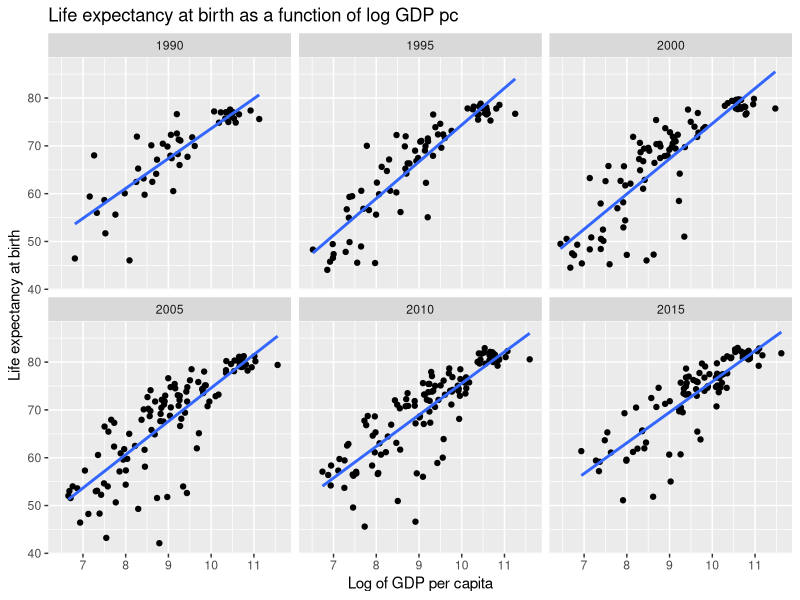
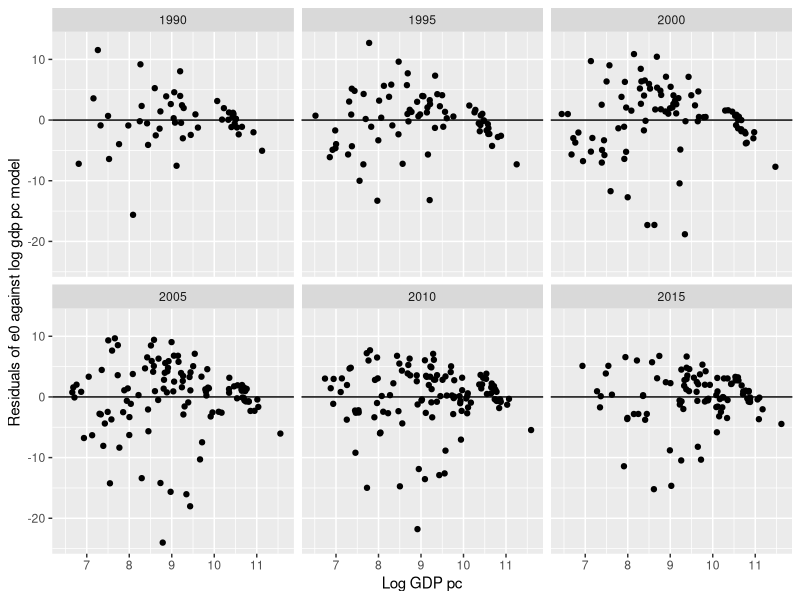
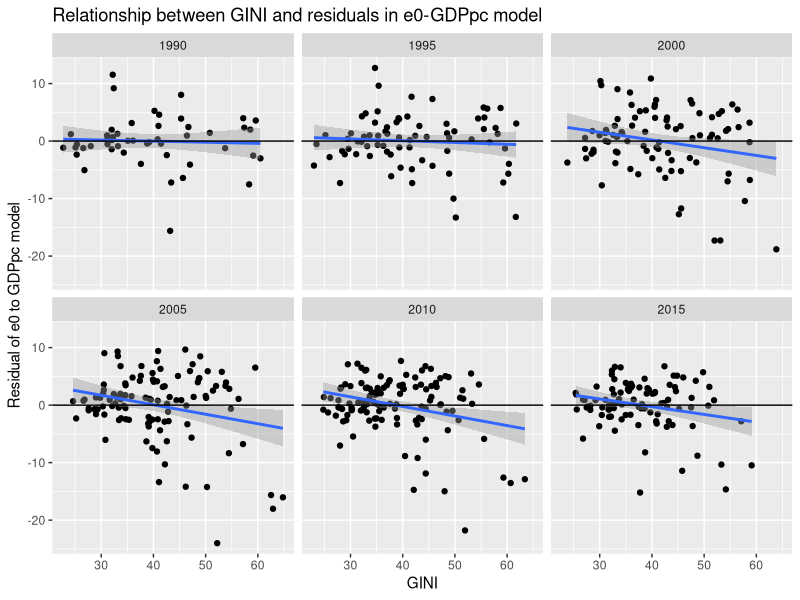

Source code (R) for these figures, in order:
## ---- chunk 1
library(here)
library(tidyverse)

dta_gdp <- readxl::read_excel(
    "data-raw/Jon_Data_2.xlsx", 
    sheet = "GDP", 
    range = "C5:AG164"
  ) %>% 
  rename(country = `Row Labels`) %>% 
  pivot_longer(
    -country, 
    names_to = "year", 
    values_to = "gdp_pc"
  )

dta_gini <- readxl::read_excel(
  "data-raw/Jon_Data_2.xlsx", 
  sheet = "GINI",
  range = "E5:AZ164"
  ) %>% 
  rename(country = `Row Labels`) %>% 
  pivot_longer(
    -country, 
    names_to = "year", 
    values_to = "gini"
  ) # much to interpolate here 

dta_e0 <- readxl::read_excel(
  "data-raw/Jon_Data_2.xlsx",
  sheet = "Life Expectancy", 
  range = "G5:CE164"
) %>% 
  select(-c("Notes", "Country code", "Type", "Parent code")) %>% 
  rename(country = `Region, subregion, country or area *`) %>% 
  pivot_longer(-country, names_to = "year", values_to = "e0")

## ---- chunk 2

# test_df1 <- tibble(
#   year = 1992:2010,
#   gini = c(rep(NA, 5), 20, rep(NA, 4), 31, rep(NA, 4), 28, rep(NA, 3))
# )
# 
# approx(test_df1$year, test_df1$gini, test_df1$year)
 
do_interpolation <- function(df){
  approx(df$year, df$gini, df$year)$y
}
# countgaps(tmp)

dta_gini_interp <- 
  dta_gini %>% 
    group_by(country) %>% 
    arrange(year) %>% 
    nest() %>% 
    mutate(gini_interp = map(data, possibly(do_interpolation, otherwise = NULL))) %>%
    filter(!is.null(gini_interp)) %>% 
    mutate(data_combined = map2(data, gini_interp, ~ .x %>% mutate(gini_interp = .y))) %>% 
    select(country, data_combined) %>% 
    unnest(cols = c(data_combined)) %>% 
    select(country, year, gini = gini_interp) %>% 
    ungroup()
  
dta_gini_interp

## ---- chunk 3
dta_combined <- 
  dta_gini_interp %>% 
    inner_join(dta_e0) %>% 
    inner_join(dta_gdp) %>% 
    filter(complete.cases(.))

dta_combined


## ---- chunk 4
dta_combined %>% 
  filter(year %in% seq(1990, 2015, by = 5)) %>% 
  ggplot(aes(x = log(gdp_pc), y = e0)) + 
  facet_wrap(~year) + 
  geom_point() + 
  stat_smooth(method = "lm", se = FALSE) + 
  labs(x = "Log of GDP per capita", y = "Life expectancy at birth",
       title = "Life expectancy at birth as a function of log GDP pc")
## ---- chunk 5
mod_gdp_pc_resid <- 
  dta_combined %>% 
    filter(year %in% seq(1990, 2015, by = 5)) %>% 
    group_by(year) %>% 
    nest() %>% 
    mutate(lm_e0_gdp = map(data, ~lm(e0 ~ log(gdp_pc), data = .))) %>% 
    mutate(dta_aug = map2(lm_e0_gdp, data, broom::augment)) %>% 
    select(year, dta_aug) %>% 
    unnest(cols = dta_aug)  
  
mod_gdp_pc_resid 
## ---- chunk 6
mod_gdp_pc_resid %>% 
  ggplot(aes(log(gdp_pc), .resid)) + 
  facet_wrap(~year) + 
  geom_point() + 
  geom_hline(yintercept = 0) + 
  labs(x = "Log GDP pc", y = "Residuals of e0 against log gdp pc model")
## ---- chunk 7
mod_gdp_pc_resid %>% 
  group_by(year) %>% 
  arrange(desc(.resid), .by_group = TRUE) %>% 
  top_n(5)



## ---- chunk 8
mod_gdp_pc_resid %>% 
  group_by(year) %>% 
  arrange(desc(.resid), .by_group = TRUE) %>% 
  top_n(-5)


## ---- chunk 9
mod_gdp_pc_resid %>% 
  ggplot(aes(gini, .resid)) + 
  facet_wrap(~year) + 
  geom_point() + 
  stat_smooth(method = "lm") + 
  geom_hline(yintercept = 0) + 
  labs(
    x = "GINI", y= "Residual of e0 to GDPpc model", 
    title = "Relationship between GINI and residuals in e0-GDPpc model"
  )
